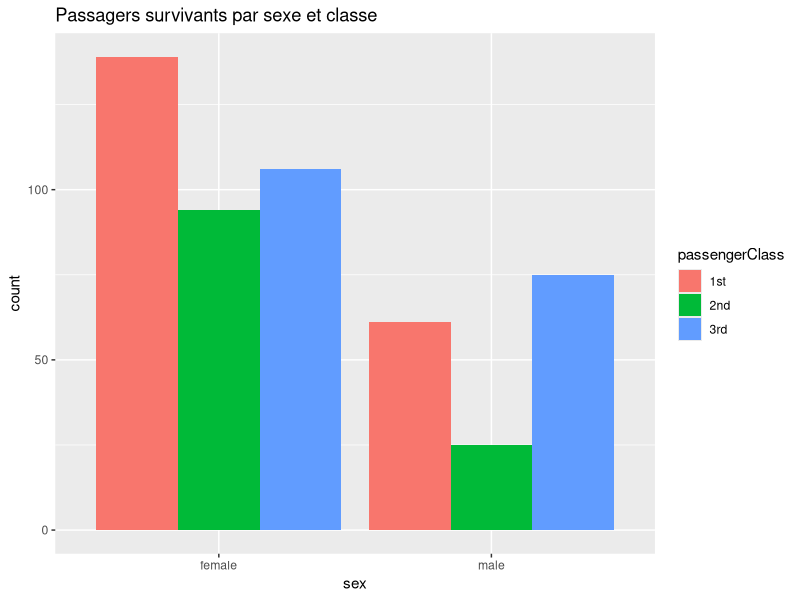
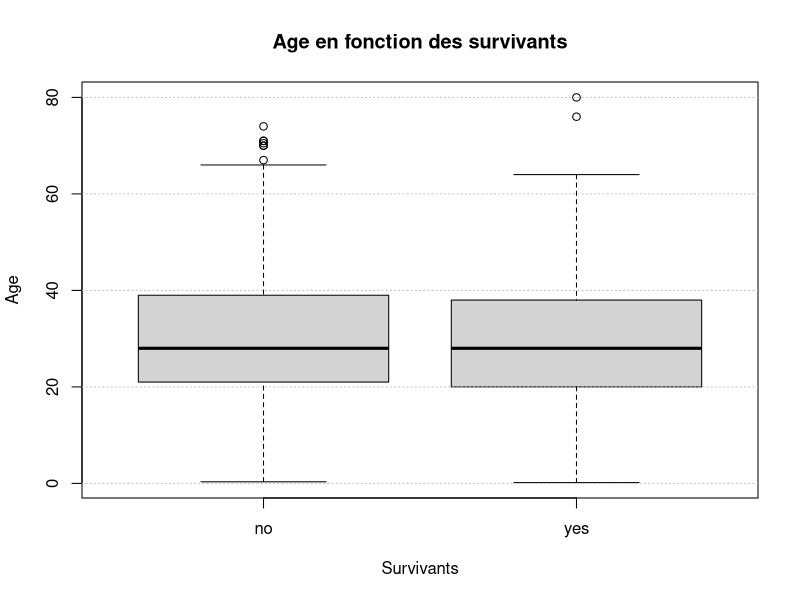

The R source for these figures, in order:
## ---- chunk 1
knitr::opts_chunk$set(echo = TRUE)
## ---- chunk 2
library(carData)
head(TitanicSurvival)

## ---- chunk 3

summary(TitanicSurvival)

## ---- chunk 4
library(ggplot2)
ggplot(
  subset(TitanicSurvival, survived == "yes"),
  aes(x = sex, fill = passengerClass)
) +
  geom_bar(position = "dodge") +
   labs(title = "Passagers survivants par sexe et classe")
## ---- chunk 5
boxplot(age ~ survived, data = TitanicSurvival,
         main = "Age en fonction des survivants",
        xlab = "Survivants",
        ylab = "Age")
grid(nx = NA, ny = NULL, lty = 3, col = "gray")
